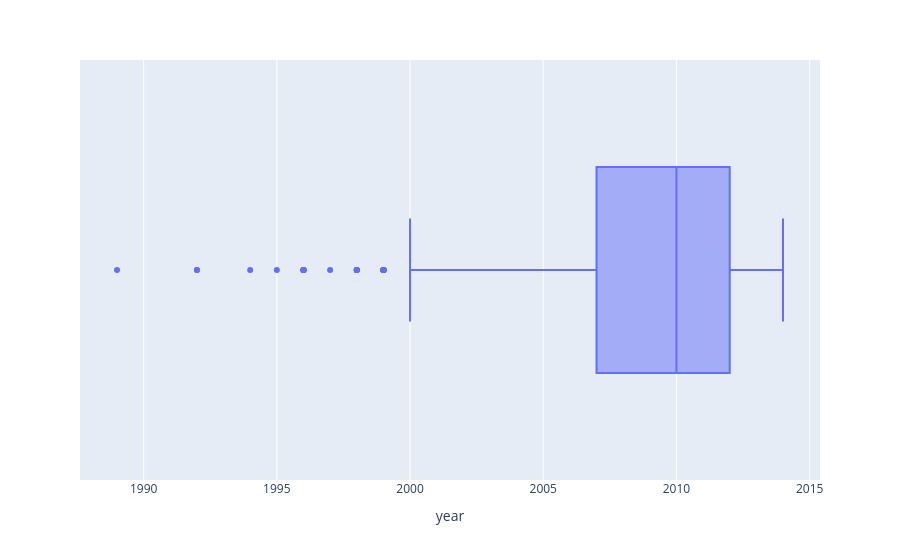

The notebook cell saved with this chart:
### Code cell
px.box(df,x='year')

### Figure 1 — Plotly figure (JSON) as saved in the notebook; plotly's stock layout.template omitted (floating-point values rounded to 4 significant figures; data arrays with more than 128 entries replaced by an {"elided": "..."} marker saying what was removed)
{"data": [{"alignmentgroup": "True", "hovertemplate": "year=%{x}<extra></extra>", "legendgroup": "", "marker": {"color": "#636efa"}, "name": "", "notched": false, "offsetgroup": "", "orientation": "h", "showlegend": false, "type": "box", "x": {"elided": "1035 int values"}, "x0": " ", "xaxis": "x", "y0": " ", "yaxis": "y"}], "layout": {"boxmode": "group", "legend": {"tracegroupgap": 0}, "margin": {"t": 60}, "xaxis": {"anchor": "y", "domain": [0, 1], "title": {"text": "year"}}, "yaxis": {"anchor": "x", "domain": [0, 1]}}}
